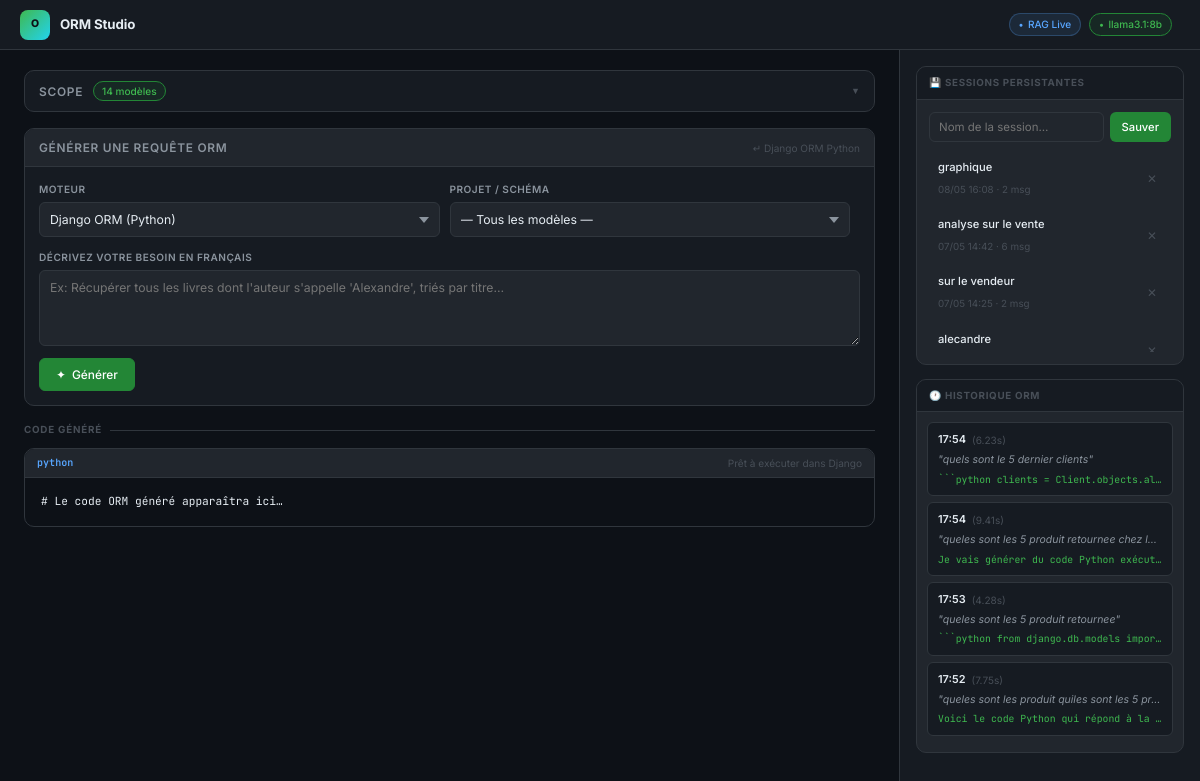
Before: / with the older database file.
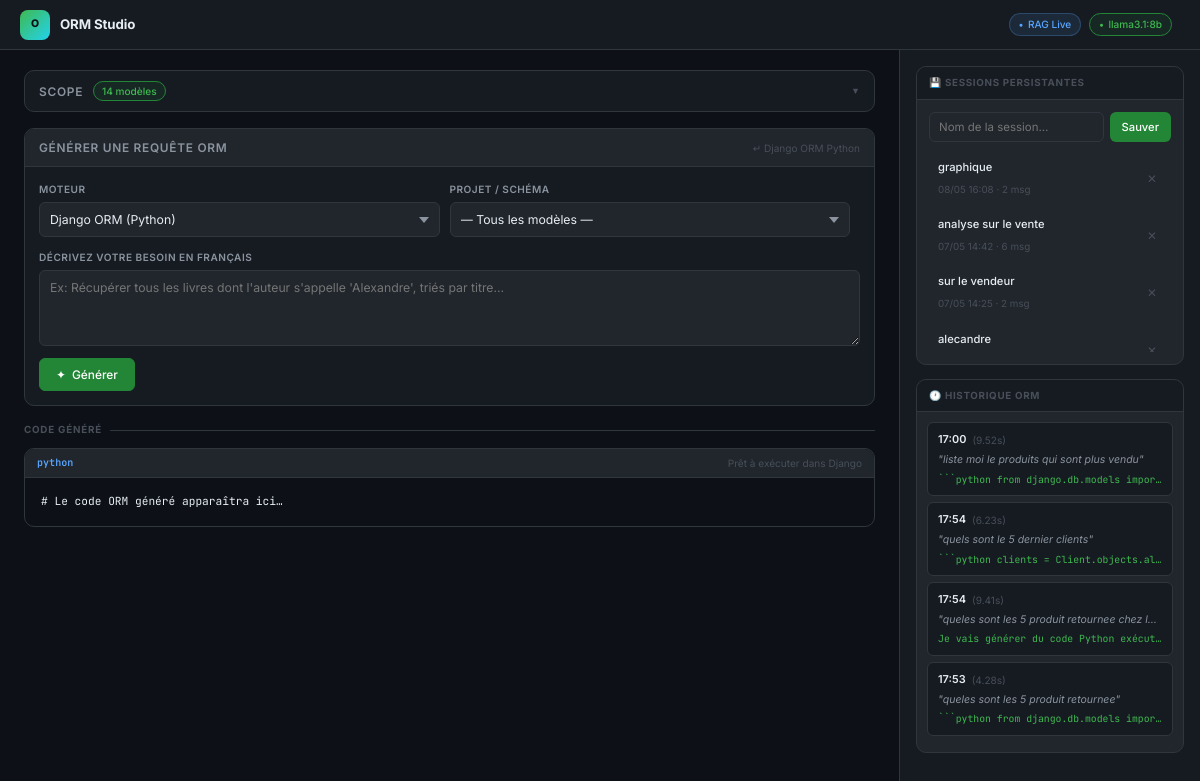
After: the same page with the newer database file.
### generator/models.py (models this page shows, shortened)
class QueryHistory(models.Model):
    schema = models.ForeignKey(DatabaseSchema, on_delete=models.SET_NULL, null=True, blank=True)
    prompt_utilisateur = models.TextField()
    requete_generee = models.TextField(blank=True, null=True)
    query_type = models.CharField(max_length=50)
    execution_time = models.FloatField(help_text="Temps de réponse de l'IA en secondes", null=True, blank=True)
    is_helpful = models.BooleanField(null=True, blank=True, verbose_name="Utile ?")
    created_at = models.DateTimeField(auto_now_add=True)
    class Meta:
        ordering = ['-created_at']
        verbose_name = "Historique de requête"
        verbose_name_plural = "Historique des requêtes"

### generator/views.py (the view)
# urls.py: path('', views.index, name='index'),
def index(request):
    schemas = DatabaseSchema.objects.filter(is_active=True)
    history = QueryHistory.objects.all()[:10]
    return render(request, "generator/index.html", {
        "schemas": schemas,
        "history": history,
    })

### generator/templates/generator/index.html (shortened to what this page needs)
<!DOCTYPE html>
<html lang="fr">
<head>
  <link rel="stylesheet" href="https://cdnjs.cloudflare.com/ajax/libs/prism/1.29.0/themes/prism-one-dark.min.css">
</head>
<body>
<nav class="nav">
  <div class="nav-brand">
    <div class="nav-icon">O</div>
    <div>
      <div class="nav-name">ORM Studio</div>
    </div>
  </div>
  <div class="nav-right">
    <span class="pill pill-blue">RAG Live</span>
    <span class="pill pill-green">llama3.1:8b</span>
  </div>
</nav>
<div class="layout">
  <main class="main">
    <div id="model-picker">
      <div id="model-picker-header" onclick="togglePicker()">
        <div class="picker-left">
          <h3 style="margin:0">Scope</h3>
          <span id="scope-indicator">chargement…</span>
        </div>
        <span id="picker-arrow">▼</span>
      </div>
    </div>
    <div class="card">
      <div class="card-head">
        <h3>Générer une requête ORM</h3>
        <span style="font-size:.72rem;color:var(--txt3)">↵ Django ORM Python</span>
      </div>
      <div style="padding:14px">
        <form id="generator-form">
          <div class="form-row">
            <div class="form-group">
              <label class="fg-label" for="query_type">Moteur</label>
              <select name="query_type" id="query_type">
                <option value="Django ORM">Django ORM (Python)</option>
              </select>
            </div>
            {% if schemas %}
            <div class="form-group">
              <label class="fg-label" for="schema_select">Projet / Schéma</label>
              <select id="schema_select" onchange="onSchemaChange(this)">
                <option value="">— Tous les modèles —</option>
              </select>
            </div>
            {% endif %}
          </div>
          <div class="form-group" style="margin-bottom:12px">
            <label class="fg-label" for="user_prompt">Décrivez votre besoin en français</label>
            <textarea name="user_prompt" id="user_prompt" rows="3" placeholder="Ex: Récupérer tous les livres dont l'auteur s'appelle 'Alexandre', triés par titre…" required></textarea>
          </div>
          <div style="display:flex;align-items:center;gap:10px">
            <button type="submit" id="submit-btn" class="btn btn-primary">
              <span>✦</span> Générer
            </button>
          </div>
        </form>
      </div>
    </div>
    <div class="sec-label">Code généré</div>
    <div class="code-block">
      <div class="code-bar">
        <span class="code-lang">python</span>
        <span class="code-hint">Prêt à exécuter dans Django</span>
      </div>
      <pre class="language-python"><code id="output-code" class="language-python"># Le code ORM généré apparaîtra ici…</code></pre>
    </div>
  </main>
  <aside class="sidebar">
    <div class="s-card">
      <div class="s-card-head">💾 Sessions persistantes</div>
      <div class="s-card-body">
        <div class="session-save-row">
          <input type="text" id="session-name-input" placeholder="Nom de la session…">
          <button class="btn-save" onclick="saveCurrentSession()">Sauver</button>
        </div>
        <div id="sessions-list" class="sessions-scroll">
        </div>
      </div>
    </div>
    <div class="s-card">
      <div class="s-card-head">🕐 Historique ORM</div>
      <div class="s-card-body" style="padding:10px">
        <div class="history-scroll">
          {% for item in history %}
          <div class="h-item">
            <div class="h-item-top">
              <span class="h-time">{{ item.created_at|date:"H:i" }}</span>
              <span class="h-dur">({{ item.execution_time }}s)</span>
            </div>
            <div class="h-prompt">"{{ item.prompt_utilisateur|truncatechars:55 }}"</div>
            <div class="h-code">{{ item.requete_generee|truncatechars:80 }}</div>
          </div>
          {% empty %}
          <div class="empty">Aucune requête générée.</div>
          {% endfor %}
        </div>
      </div>
    </div>
  </aside>
</div>
</body>
</html>

Changed rows visible on the page:
no longer on this page (row unchanged): QueryHistory: created_at "17:52", execution_time "7.75", prompt_utilisateur "queles sont les produit quiles sont les 5 pr…", requete_generee "Voici le code Python qui répond à la…"
added QueryHistory: created_at "17:00", execution_time "9.52", prompt_utilisateur "liste moi le produits qui sont plus vendu", requete_generee "```python from django.db.models impor…"
